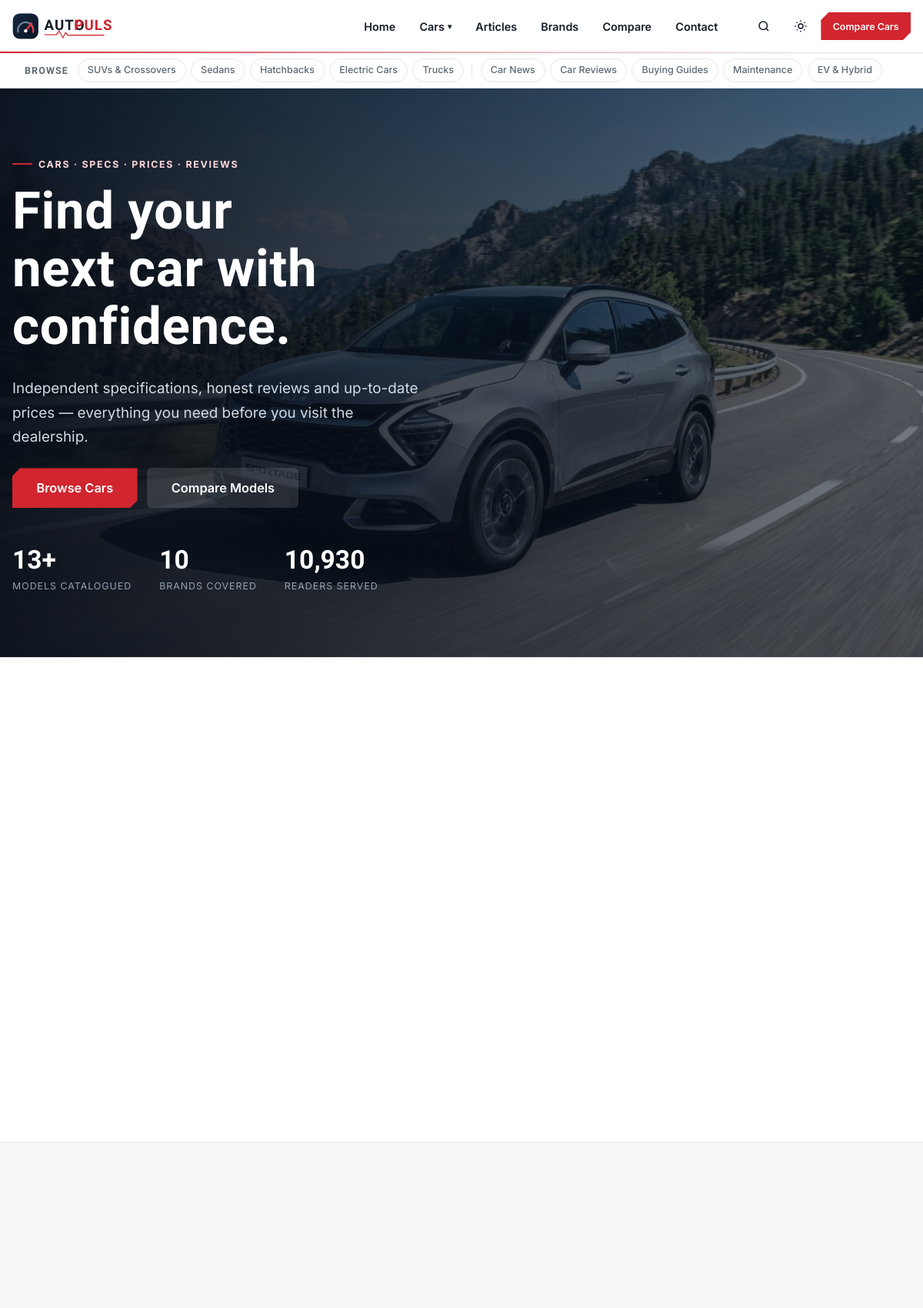
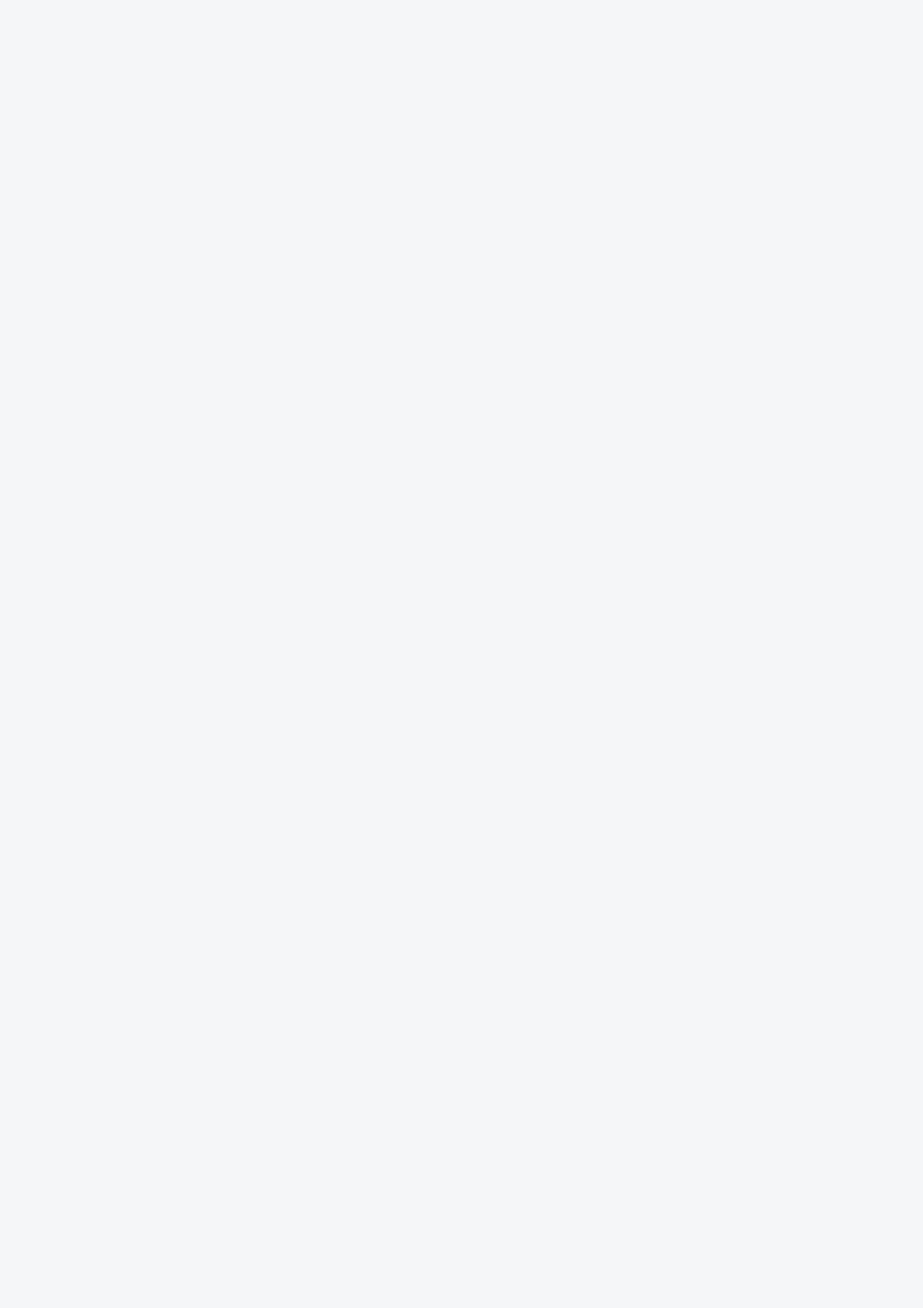
The page / (upper part) on the database its author committed (2 pictures, top to bottom).
### tables this page shows
CREATE TABLE menu_items (
  id INT UNSIGNED AUTO_INCREMENT PRIMARY KEY,
  menu_id INT UNSIGNED NOT NULL,
  parent_id INT UNSIGNED NULL,
  label VARCHAR(80) NOT NULL,
  url VARCHAR(255) NOT NULL,
  sort_order INT NOT NULL DEFAULT 0,
  status TINYINT(1) NOT NULL DEFAULT 1,
  FOREIGN KEY (menu_id) REFERENCES menus(id) ON DELETE CASCADE,
  FOREIGN KEY (parent_id) REFERENCES menu_items(id) ON DELETE CASCADE
);

CREATE TABLE categories (
  id INT UNSIGNED AUTO_INCREMENT PRIMARY KEY,
  name VARCHAR(100) NOT NULL,
  slug VARCHAR(120) NOT NULL UNIQUE,
  type ENUM('article','car') NOT NULL DEFAULT 'article',
  description VARCHAR(500) NULL,
  seo_title VARCHAR(150) NULL,
  meta_description VARCHAR(300) NULL,
  sort_order INT NOT NULL DEFAULT 0,
  status TINYINT(1) NOT NULL DEFAULT 1,
  created_at TIMESTAMP NOT NULL DEFAULT CURRENT_TIMESTAMP,
  updated_at TIMESTAMP NOT NULL DEFAULT CURRENT_TIMESTAMP ON UPDATE CURRENT_TIMESTAMP,
  INDEX idx_type (type)
);

### index.php (called while the page is built, shortened)
<?php
require __DIR__ . '/config/database.php';
require __DIR__ . '/includes/functions.php';
require __DIR__ . '/includes/models.php';
require __DIR__ . '/includes/seo.php';
$uri = parse_url($_SERVER['REQUEST_URI'] ?? '/', PHP_URL_PATH) ?: '/';
$path = trim(rawurldecode($uri), '/');
$seg = $path === '' ? [] : explode('/', $path);
$page = null;
switch ($seg[0] ?? '') {
    case '':
        $page = 'home';
        break;
}
include __DIR__ . '/pages/' . $page . '.php';

### includes/seo.php (called while the page is built, shortened)
<?php
function seo_render(): void
{
    $siteName = setting('site_name', 'AutoPulse');
}

### includes/models.php (called while the page is built, shortened)
<?php
function get_categories(?string $type = null): array
{
    $sql = 'SELECT c.*, (SELECT COUNT(*) FROM article_categories ac WHERE ac.category_id = c.id) AS article_count
            FROM categories c WHERE c.status = 1';
    $params = [];
    if ($type !== null) { $sql .= ' AND c.type = ?'; $params[] = $type; }
    $sql .= ' ORDER BY c.sort_order, c.name';
    $st = db()->prepare($sql);
    $st->execute($params);
    return $st->fetchAll();
}
function menu_tree(string $menu = 'main'): array
{
    $key = 'menu_' . $menu;
    $st = db()->prepare('SELECT mi.id, mi.label, mi.url, mi.parent_id FROM menu_items mi JOIN menus m ON m.id = mi.menu_id
                         WHERE m.slug = ? AND mi.status = 1 ORDER BY mi.sort_order, mi.id');
    $st->execute([$menu]);
    $rows = $st->fetchAll();
    $tree = [];
    foreach ($rows as $r) {
        if ($r['parent_id']) continue;
        $r['children'] = array_values(array_filter($rows, fn($x) => (int)$x['parent_id'] === (int)$r['id']));
        $tree[] = $r;
    }
    return $tree;
}

### config/database.php (called while the page is built, shortened)
<?php
function db(): PDO
{
    static $pdo = null;
    if ($pdo === null) {
        $dsn = 'mysql:host=' . DB_HOST . ';dbname=' . DB_NAME . ';charset=' . DB_CHARSET;
        try {
            $pdo = new PDO($dsn, DB_USER, DB_PASS, [
                PDO::ATTR_ERRMODE            => PDO::ERRMODE_EXCEPTION,
                PDO::ATTR_DEFAULT_FETCH_MODE => PDO::FETCH_ASSOC,
                PDO::ATTR_EMULATE_PREPARES   => false,
            ]);
        } catch (PDOException $e) {
            error_log('[AutoPulse] DB connection failed: ' . $e->getMessage());
            if (APP_ENV === 'development') {
                http_response_code(500);
                exit('Database connection failed: ' . htmlspecialchars($e->getMessage())
                    . '<br>Check config/config.php');
            }
            http_response_code(503);
            exit('The site is temporarily unavailable. Please try again shortly.');
        }
    }
    return $pdo;
}

### includes/header.php (shortened to what this page needs)
<?php
$siteName  = setting('site_name', 'AutoPulse');
$menu      = menu_tree('main');
$topCats   = get_categories('article');
?>
<!DOCTYPE html>
<html lang="en">
<head>
<link rel="stylesheet" href="<?= e(asset('css/main.css')) ?>">
</head>
<body data-base="<?= e(url('')) ?>">
<header class="site-header" id="site-header">
    <div class="container header-bar">
        <a href="<?= e(url('')) ?>" class="logo" aria-label="<?= e($siteName) ?> — home">
        </a>
        <nav class="nav-links" aria-label="Main navigation" id="nav-links">
            <ul>
                <?php foreach ($menu as $item): ?>
                    <li class="<?= $item['children'] ? 'has-dropdown' : '' ?>">
                        <?php if ($item['children']): ?>
                            <button type="button" class="nav-drop-btn" aria-expanded="false" aria-haspopup="true"><?= e($item['label']) ?> <span class="caret" aria-hidden="true">▾</span></button>
                        <?php else: ?>
                            <a href="<?= e(str_starts_with($item['url'], 'http') ? $item['url'] : url($item['url'])) ?>"><?= e($item['label']) ?></a>
                        <?php endif; ?>
                    </li>
                <?php endforeach; ?>
            </ul>
        </nav>
        <div class="header-actions">
            <button type="button" class="icon-btn" id="search-open" aria-label="Search">
                <svg width="18" height="18" viewBox="0 0 24 24" fill="none" stroke="currentColor" stroke-width="2" aria-hidden="true"><circle cx="11" cy="11" r="7"/><path d="m20 20-3.5-3.5"/></svg>
            </button>
            <button type="button" class="icon-btn theme-toggle" aria-label="Toggle dark mode">
                <svg class="icon-sun" width="18" height="18" viewBox="0 0 24 24" fill="none" stroke="currentColor" stroke-width="2" aria-hidden="true"><circle cx="12" cy="12" r="4"/><path d="M12 2v2m0 16v2M4.9 4.9l1.4 1.4m11.4 11.4 1.4 1.4M2 12h2m16 0h2M4.9 19.1l1.4-1.4M17.7 6.3l1.4-1.4"/></svg>
            </button>
            <a href="<?= e(url('compare')) ?>" class="btn btn-primary btn-sm header-cta">Compare Cars</a>
        </div>
    </div>
</header>
<?php
$carCats    = get_categories('car');
$reqPath    = parse_url($_SERVER['REQUEST_URI'] ?? '/', PHP_URL_PATH) ?: '/';
$activeSlug = preg_match('~^/category/([a-z0-9-]+)~i', $reqPath, $m) ? $m[1] : null;
?>
<div class="cat-strip">
    <div class="container cat-strip-inner">
        <span class="cat-strip-label">Browse</span>
        <nav class="cat-strip-links" aria-label="All categories">
            <?php foreach ($carCats as $c): ?>
                <a class="cat-chip<?= $activeSlug === $c['slug'] ? ' active' : '' ?>" href="<?= e(category_url($c)) ?>"><?= e($c['name']) ?></a>
            <?php endforeach; ?>
            <?php foreach ($topCats as $c): ?>
                <a class="cat-chip<?= $activeSlug === $c['slug'] ? ' active' : '' ?>" href="<?= e(category_url($c)) ?>"><?= e($c['name']) ?></a>
            <?php endforeach; ?>
        </nav>
    </div>
</div>
<main id="main">

### rows shown on the page
menu_items: label "Home"
menu_items: label "Cars"
menu_items: label "Articles"
menu_items: label "Brands"
menu_items: label "Compare"
menu_items: label "Contact"
categories: name "SUVs & Crossovers"
categories: name "Sedans"
categories: name "Hatchbacks"
categories: name "Electric Cars"
categories: name "Trucks"
categories: name "Car News"
categories: name "Car Reviews"
categories: name "Buying Guides"
categories: name "Maintenance"
categories: name "EV & Hybrid"

### other values the page prints
$totalCars "13"
